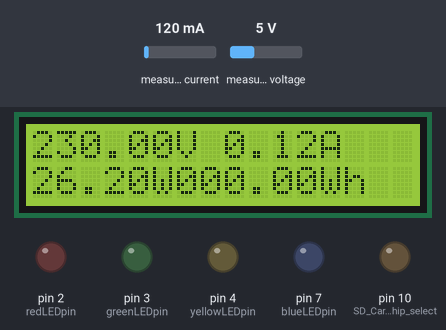
Recording of a sketch running on a simulated Arduino Uno, built with avr-gcc and run on an emulated ATmega328P. Shown: 16×2 character LCD, output pins drawn as LEDs (lit = HIGH). The test bench sets the inputs (shaded band); at power-on: measured current 120 mA, measured voltage 5 V. The local clock reads 2024-03-15 10:24:30 at power-on unless the sketch sets it; storage starts empty; what the sketch prints to the serial monitor is not drawn.

Above: at 10.6 s.
10.7 s: measured current set to 40 mA
At 14.5 s:
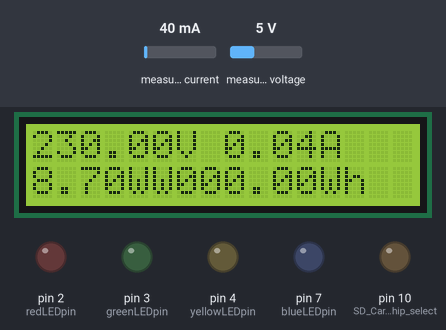
15.1 s: measured voltage set to 0.3 V
At 19.4 s:
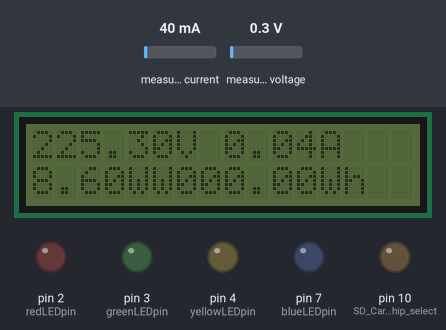
19.5 s: measured current set to 500 mA
At 23.7 s:
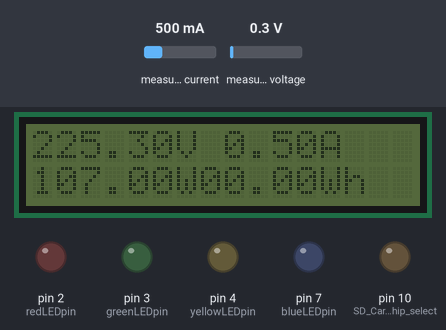
23.9 s: measured voltage set to 3.8 V
At 28.1 s:
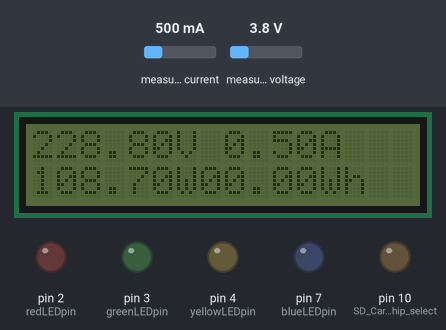
Timing chart, 0 to 29.3 s (numbered marks = the images above; inputs shaded):
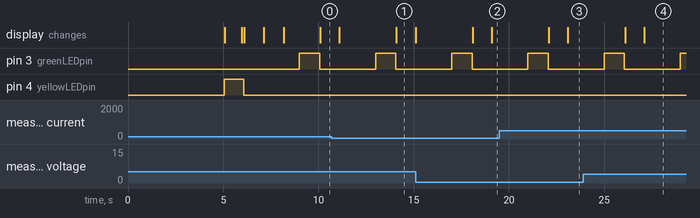

The sketch:

PZEM004T_RTCDS1307_v4.ino
```cpp
#include <SoftwareSerial.h>
#include <PZEM004T.h>
#include <SPI.h>
#include <SD.h>
#include <Wire.h>
#include <RTClib.h>
#include <LiquidCrystal_I2C.h>

////////////////////////////////////////////////////////////LCD_Serial////////////////////////////////////////////////////////////
// Inicializa o display no endereco 0x27
LiquidCrystal_I2C lcd(0x27,2,1,0,4,5,6,7,3, POSITIVE);


////////////////////////////////////////////////////////////RTC////////////////////////////////////////////////////////////
// Quantos segundos entre a captura de dados e o registro destes
#define LOG_INTERVAL  1000    // 1000 é de milisegundos = 1s
/*
 *  Quantos segundos antes de gravar os dados registrados permanentemente no disco
 *  Configure-o para LOG_INTERVAL para escrever cada vez (mais seguro)
 *  Configurá-lo para 10 * LOG_INTERVAL para escrever tudo a cada 10 dados lidos, pode perder até
 *  as últimas 10 leituras se a energia é perdida, mas usa menos energia e é muito mais rápido!
 */
#define SYNC_INTERVAL 1000    // Tempo para chamar flush() - escrever dados no disco
uint32_t syncTime = 0;        // Tempo da última sincronização

RTC_DS1307 RTC;               // Define o objeto Real Time Clock como RTC

#define ECHO_TO_SERIAL   1    // echo para porta serial
#define WAIT_TO_START    0    // Aguardando pela entrada via serial do setup()

////////////////////////////////////////////////////////////LEDs////////////////////////////////////////////////////////////
// Define as variáveis e seta a elas os Pinos digitais para conectar os LEDs de status:
#define redLEDpin 2           //Digital 2 - LED Vermelho
#define greenLEDpin 3         //Digital 3 - LED Verde
#define yellowLEDpin 4        //Digital 4 - LED Amarelo = indica falha conexão PZEM004T
#define blueLEDpin 7          //Digital 7 - LED Azul = indica falha OU ausência Cartão SD

////////////////////////////////////////////////////////////SD_Card////////////////////////////////////////////////////////////
// Para o DATA_LOGGER_SHIELD usamos o pino digital 10 para a linha CS do disco
const int chipSelect = 10;

// O arquivo de registro [?]
File logfile;

//Nome desse tipo de fração de código [?]
void error(char *str, int *pino)           // Função onde o parâmetro é um ponteiro para uma string e inteiro para um pino (LED)
{
  Serial.print("error: ");      // SE ocorrer falha OU ausência SD Card, liga o LED e trava o código em while(1)
  Serial.println(str);

// LED - Indicador de erro: chamada por parâmetro onde ocorre o ERRO
  digitalWrite(pino, HIGH);

  while(1);
}

////////////////////////////////////////////////////////////PZEM////////////////////////////////////////////////////////////
//Configuração do módulo PZEM004T.

PZEM004T pzem(5, 6);             // Seta pino TX (3) PZEM no pino 5 UNO; Seta pino RX (2) PZEM no pino 6 UNO.
IPAddress ip(192,168,1,1);       // Seta o endereço IP do módulo PZEM

bool pzemrdy = false;            // Atribui uma variável lógica do tipo true or false para teste de conexão PZEM


//-----------------------------------------------------------------------------------------------------------------------//
//----------------------------------------------------------SETUP--------------------------------------------------------//
//-----------------------------------------------------------------------------------------------------------------------//
void setup() {
delay(5000);
////////////////////////////////////////////////////////////LCD////////////////////////////////////////////////////////////
//Inicializa Display LCD
  lcd.begin (16,2);              //Inicializa o Display LCD como tipo 16x2 (16 colunas e 2 linhas)

////////////////////////////////////////////////////////////Serial Monitor////////////////////////////////////////////////////////////
//Inicializa Serial Monitor (debug USB)
  Serial.begin(9600);            //BaudRate SeriaMonitor
  Serial.println();              //Imprime uma linha em branco

////////////////////////////////////////////////////////////LEDs_DEBUG////////////////////////////////////////////////////////////
//Define cada pino nomeado e numerado como tipo SAÍDA
  pinMode(yellowLEDpin, OUTPUT);
  pinMode(redLEDpin, OUTPUT);
  pinMode(greenLEDpin, OUTPUT);
  pinMode(blueLEDpin, OUTPUT);


////////////////////////////////////////////////////////////PZEM_IP_COM////////////////////////////////////////////////////////////
/*
 * Se a placa do UNO perder alimentação durante o processo, precisa ser reinicializada (RESET) quando for
 * novamente alimentada. As fontes precisam ser confiáveis e duráveis para as medições.
 */
//Inicialização do módulo PZEM004T. Sem esta conexão ele não recebe e nem envia os comandos AT de dados
  while (!pzemrdy) {                            //Testa e Espera pela Conexão com PZEM004T
      digitalWrite(yellowLEDpin, HIGH);         //Mantém LED Amarelo ligado enquanto não conectar
      Serial.println("Connecting to PZEM...");  //Imprime a status SerialMonitor
      pzemrdy = pzem.setAddress(ip);            //Faz conexão PZEM via IP informado
        lcd.setBacklight(HIGH);                 //Liga backlight do LCD
        lcd.setCursor(0,0);                     //Indica posição escrever status
        lcd.print("Connecting PZEM");           //Imprime status LCD
        delay(900);                             //Aguarda
        lcd.clear();                            //Limpa tela LCD
        lcd.setBacklight(LOW);                  //Desliga backlight LCD
      delay(100);                               //Aguarda
   }
   digitalWrite(yellowLEDpin, LOW);             //Desliga LED Amarelo indicando que houve conexão PZEM


////////////////////////////////////////////////////////////COM_SERIAL////////////////////////////////////////////////////////////
//Testa comunicação serial [?]
#if WAIT_TO_START
  Serial.println("Type any character to start");
  while (!Serial.available());
#endif //WAIT_TO_START

////////////////////////////////////////////////////////////SD_Card////////////////////////////////////////////////////////////
// Inicializando o disco - SD Card
/*
 * Digital 13 - SPI clock
 * Digital 12 - SPI MISO
 * Digital 11 - SPI MOSI
 * Digital 10 - CS
 * A4 - SDA
 * A5 - SCL
 */
 Serial.print("Initializing SD card...");
        lcd.setBacklight(HIGH);
        lcd.setCursor(0,0);
        lcd.print("Initializing SD");
        delay(1000);
        lcd.clear();
/*
 * Certifique-se de que o pino de seleção de chip padrão esteja configurado para saída,
 * mesmo que não o use para outra função:
 */
  pinMode(10, OUTPUT);    //SD Card chip select (CS)

// Verifica se o disco está presente e pode ser inicializado:
  if (!SD.begin(chipSelect)) {
    lcd.clear();
      lcd.setBacklight(HIGH);
      lcd.setCursor(0,0);
      lcd.print("SD Card failed!!");
    error("Card failed, or not present", redLEDpin);

  }
  Serial.println("card initialized.");
        lcd.setBacklight(HIGH);
        lcd.setCursor(0,0);
        lcd.print("SD initialized");
        delay(1000);
        lcd.clear();

//Criando um novo arquivo após um existente.
  char filename[] = "LOGGER00.CSV";
  for (uint8_t i = 0; i < 100; i++) {
    filename[6] = i/10 + '0';
    filename[7] = i%10 + '0';
    if (! SD.exists(filename)) {
      // Apenas abre um novo arquivo se não existir um
      logfile = SD.open(filename, FILE_WRITE);
      break;  // Deixa o loop
    }
  }

  if (! logfile) {
    lcd.clear();
      lcd.setBacklight(HIGH);
      lcd.setCursor(0,0);
      lcd.print("Cant create file");
    error("couldnt create file", blueLEDpin);
  }

//Aguardando para escrever no arquivo
  Serial.print("Logging to: ");
  lcd.setBacklight(HIGH);
      lcd.setCursor(0,0);
      lcd.print("Logging to: ");
      lcd.setCursor(0,1);
      lcd.print(filename);
  Serial.println(filename);

////////////////////////////////////////////////////////////RTC////////////////////////////////////////////////////////////
//Testa ERRO na inicialização do RTC
  Wire.begin();
  if (!RTC.begin()) {
    lcd.setBacklight(HIGH);
      lcd.clear();
      lcd.setCursor(0,0);
      lcd.print("RTC failed!!!");
    logfile.println("RTC failed");

#if ECHO_TO_SERIAL
    Serial.println("RTC failed");
#endif  //ECHO_TO_SERIAL
  }

////////////////////////////////////////////////////////////COLUNAS////////////////////////////////////////////////////////////
// Cabeçalho dos dados, títulos das colunas
logfile.println("DATA, Tensao, Corrente, Potencia, Energia");

// Cabeçalho do Arquivo e SerialMonitor
#if ECHO_TO_SERIAL
  Serial.println("DATA, Tensao, Corrente, Potencia, Energia");
#endif //ECHO_TO_SERIAL

}

//-----------------------------------------------------------------------------------------------------------------------//
//-----------------------------------------------------------LOOP--------------------------------------------------------//
//-----------------------------------------------------------------------------------------------------------------------//
void loop() {
////////////////////////////////////////////////////////////RTC////////////////////////////////////////////////////////////
//Inicializa o relógio com o tempo atual do RTC
  DateTime now;

//Quantidade de tempo que queremos atrasar entre as leituras
  delay((LOG_INTERVAL -1) - (millis() % LOG_INTERVAL));

//LED VERDE ligado: Indicador de INÍCIO processo de preparar dados para impressão no SD Card
  digitalWrite(greenLEDpin, HIGH);

/*
 * Nas próximas linhas, dados de tempo, tensão e corrente elétricas serão
 * lidos e preparados para gravação no arquivo .CSV criado
 */

//LOG milissegundos desde o início - Não mostrar esses valores
  uint32_t m = millis();      // armazena o tempo em m

//fetch - (busca) a Data e Hora atuais???
  now = RTC.now();

//Imprime as Informações de Data e Tempo no SD
  logfile.print('"');
  logfile.print(now.year(), DEC); logfile.print("/");
  logfile.print(now.month(), DEC); logfile.print("/");
  logfile.print(now.day(), DEC);
  logfile.print(" ");
  logfile.print(now.hour(), DEC); logfile.print(":"); logfile.print(now.minute(), DEC); logfile.print(":"); logfile.print(now.second(), DEC);
  logfile.print('"');

////////////////////////////////////////////////////////////PZEM_SDCard_Arq////////////////////////////////////////////////////////////
//Atraso para leitura correta dos dados do PZEM
  delay(1000);
/*
 * Acessa os dados lidos pelo PZEM004T
 * Grava nas variáveis necessárias
 */

//Testa se o sinal de TENSÃO está presente e repassa o valor. SE não estiver, retorna -1 para todos os valores
  float v = pzem.voltage(ip);
  //if (v < 0.0) v = 0.0;
  logfile.print(", ");    logfile.print(v);

//Lê o sinal de CORRENTE
  float i = pzem.current(ip);
  logfile.print(", ");    logfile.print(i);

//Lê o sinal de POTÊNCIA INSTANTÂNEA calculado pelos valores (v) e (i)
  float p = pzem.power(ip);
  logfile.print(", ");    logfile.print(p);

//Lê o acumulado de ENERGIA consumida desde o último reset do módulo
  float e = pzem.energy(ip);
  logfile.print(", ");    logfile.print(e);

//Quebra uma linha nos valores sendo impressos no Arquivo do SD Card
  logfile.println();

//LED VERDE desligado: indicador de que que o processo de obtenção dos valores está concluído para gravação
  digitalWrite(greenLEDpin, LOW);

/*
 *  Agora escrevemos dados no disco!
 *  Não sincronizar com muita frequência - requer 2048 bytes de E/S para cartão SD.
 *  que usa uma certa quantidade de energia de energia e leva tempo.
 */

//[?]
  if ((millis() - syncTime) < SYNC_INTERVAL) return;
  syncTime = millis();

//Pisca o LED VERMELHO (no tempo de flush) sinalizanddo que os dados estão sincronizando com o cartão e atualizando FAT!
  digitalWrite(redLEDpin, HIGH);
    logfile.flush();
  digitalWrite(redLEDpin, LOW);

////////////////////////////////////////////////////////////LCD////////////////////////////////////////////////////////////
//Escreve no LCD Display - Monitoramento dos Valores lidso do PZEM e armazenados no Arduino
  lcd.setBacklight(HIGH);
  lcd.setCursor(0,0);
  lcd.print(v); lcd.print("V");
  lcd.setCursor(8,0);
  lcd.print(i); lcd.print("A");
  lcd.setCursor(0,1);
  lcd.print(p); lcd.print("W");
  lcd.setCursor(8,1);
  lcd.print(e); lcd.print("Wh");
  delay(1000);
  lcd.setBacklight(LOW);
  delay(1000);

////////////////////////////////////////////////////////////Serial_Monitor////////////////////////////////////////////////////////////
//Data e Hora - Imprime no Mnitor Serial (DEBUG)
#if ECHO_TO_SERIAL
  // Serial.print(now.unixtime()); Serial.print(", "); // segundos desde 1/1/1970
  Serial.print('"');
  Serial.print(now.year(), DEC); Serial.print("/");
  Serial.print(now.month(), DEC); Serial.print("/");
  Serial.print(now.day(), DEC);
  Serial.print(" ");
  Serial.print(now.hour(), DEC); Serial.print(":");
  Serial.print(now.minute(), DEC); Serial.print(":");
  Serial.print(now.second(), DEC);
  Serial.print('"');
#endif //ECHO_TO_SERIAL

//Valores lidos PZEM - Imprime no Monitor Serial (DEBUG)
#if ECHO_TO_SERIAL
  Serial.print(", ");
  Serial.print(v);Serial.print("V ");
  Serial.print(", ");
  Serial.print(i);Serial.print("A ");
  Serial.print(", ");
  Serial.print(p);Serial.print("W ");
  Serial.print(", ");
  Serial.print(e);Serial.print("Wh ");
#endif //ECHO_TO_SERIAL

#if ECHO_TO_SERIAL
  Serial.println();
#endif // ECHO_TO_SERIAL

}
```

Measured:
- after the input at 10.7 s, the display: first differs from a run without the input after 3.4 s (image 1)
- after the input at 15.1 s, the display: first changes after 3.0 s (image 2 shows a later state)
- after the input at 19.5 s, the display: first changes after 2.6 s (image 3 shows a later state)
- after the input at 23.9 s, the display: first changes after 2.2 s (image 4 shows a later state)
- what the display in image 1 shows lasts 1.0 s, from 14.1 s to 15.1 s
